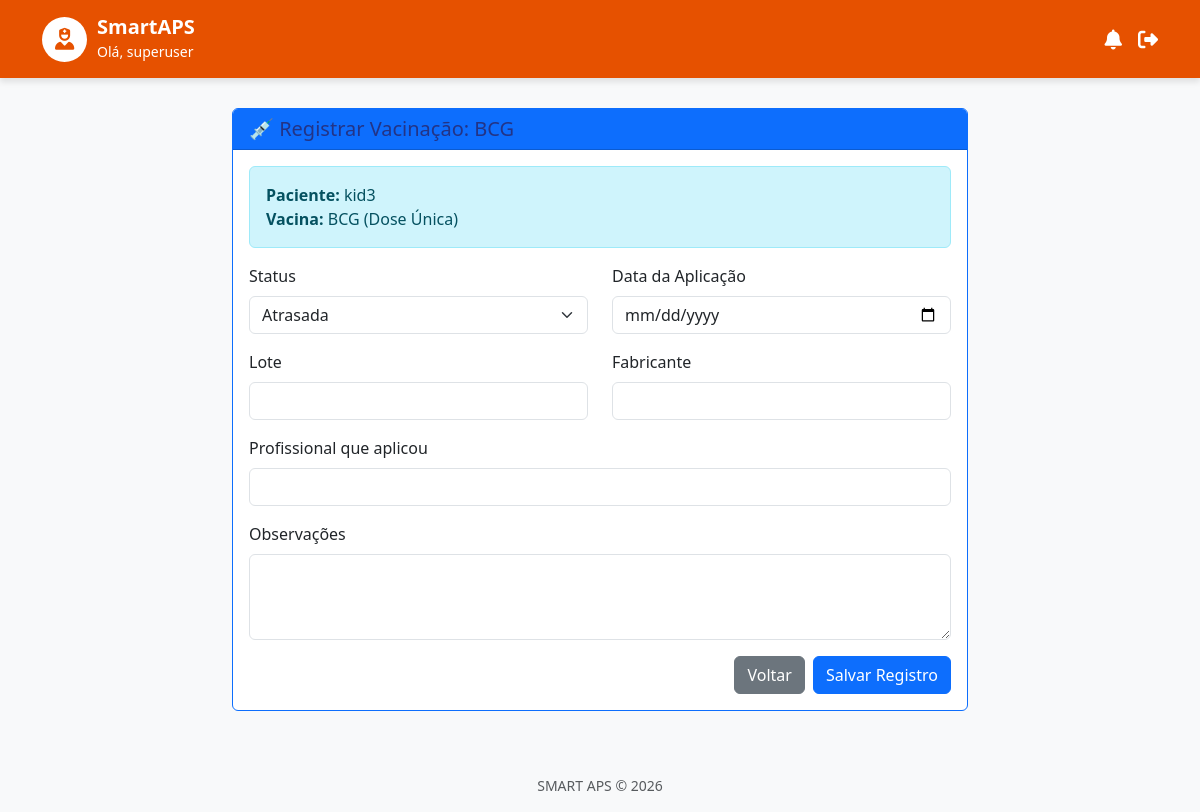
Page /vacina/34/editar/ (signed in) on the committed database.
### core/models.py (models this page shows, shortened)
class UsuarioACS(AbstractUser):
    cnes_unidade = models.CharField("CNES da Unidade", max_length=20, blank=True)
    class Meta:
        verbose_name = "Agente Comunitário de Saúde"
        verbose_name_plural = "Agentes Comunitários de Saúde"

class RegistroVacina(models.Model):
    STATUS_CHOICES = [
        ('PENDENTE', 'Em Aberto'),
        ('ATRASADA', 'Atrasada'), # Isso pode ser calculado dinamicamente também
        ('APLICADA', 'Aplicada'),
    ]
    VIA_CHOICES = [
        ('INTRAMUSCULAR', 'Intramuscular'),
        ('SUBCUTANEA', 'Subcutânea'),
        ('ORAL', 'Oral'),
        ('INTRADERMICA', 'Intradérmica'),
    ]
    crianca = models.ForeignKey(Crianca, on_delete=models.CASCADE, related_name='registros')
    vacina = models.ForeignKey(Vacina, on_delete=models.CASCADE)
    status = models.CharField(max_length=20, choices=STATUS_CHOICES, default='PENDENTE')
    dose = models.CharField(max_length=50) # Ex: 1ª Dose, Reforço
    lote = models.CharField(max_length=50, blank=True)
    fabricante = models.CharField(max_length=100, blank=True)
    observacoes = models.TextField(blank=True, null=True)
    profissional_aplicou = models.CharField(max_length=100, blank=True)
    data_aplicacao = models.DateField(blank=True, null=True)
    via_administracao = models.CharField(max_length=30, choices=VIA_CHOICES, blank=True)
    local_aplicacao = models.CharField(max_length=100, blank=True) # Ex: Deltoide direito
    estrategia = models.CharField(max_length=100, default="Rotina") # Rotina ou Campanha

class Vacina(models.Model):
    nome = models.CharField(max_length=100) # Ex: BCG, Pentavalente
    descricao_doenca = models.CharField("Previne que doença", max_length=200)
    idade_alvo_meses = models.IntegerField("Idade Alvo (meses)", help_text="0 para ao nascer")
    dose_padrao = models.CharField("Dose Padrão", max_length=50, default="Dose Única")
    class Meta:
        ordering = ['idade_alvo_meses', 'nome'] # Garante a ordem do calendário

class Crianca(models.Model):
    SEXO_CHOICES = [
        ('M', 'Masculino'),
        ('F', 'Feminino'),
    ]
    nome = models.CharField(max_length=200)
    data_nascimento = models.DateField()
    cpf = models.CharField("CPF", max_length=14, unique=True) # Sugestão: usar lib django-localflavor-br depois
    cns = models.CharField("CNS", max_length=15, unique=True)
    localidade = models.CharField(max_length=100)
    nome_mae = models.CharField("Nome da Mãe", max_length=200)
    sexo = models.CharField(max_length=1, choices=SEXO_CHOICES)
    criado_em = models.DateTimeField(auto_now_add=True)
    cadastrado_por = models.ForeignKey(UsuarioACS, on_delete=models.SET_NULL, null=True)

### core/views.py (the view)
# urls.py: path('vacina/<int:registro_id>/editar/', views.editar_registro, name='editar_registro'),
@never_cache
@login_required
def editar_registro(request, registro_id):
    registro = get_object_or_404(RegistroVacina, pk=registro_id)
    if request.method == 'POST':
        form = RegistroVacinaForm(request.POST, instance=registro)
        if form.is_valid():
            form.save()
            return redirect('cartao_vacina', crianca_id=registro.crianca.id)
    else:
        form = RegistroVacinaForm(instance=registro)
    return render(request, 'registro_form.html', {'form': form, 'registro': registro})

### core/forms.py
class RegistroVacinaForm(forms.ModelForm):
    class Meta:
        model = RegistroVacina
        fields = ['status', 'data_aplicacao', 'lote', 'fabricante', 'profissional_aplicou', 'observacoes']
        widgets = {
            'data_aplicacao': forms.DateInput(attrs={'type': 'date', 'class': 'form-control'}),
            'status': forms.Select(attrs={'class': 'form-select'}),
            'lote': forms.TextInput(attrs={'class': 'form-control'}),
            'fabricante': forms.TextInput(attrs={'class': 'form-control'}),
            'profissional_aplicou': forms.TextInput(attrs={'class': 'form-control'}),
            'observacoes': forms.Textarea(attrs={'class': 'form-control', 'rows': 3}),
        }

### core/templates/registro_form.html (shortened to what this page needs)
{% extends 'base.html' %}
{% block content %}
<div class="row justify-content-center">
    <div class="col-md-8">
        <div class="card border-primary">
            <div class="card-header bg-primary text-white">
                <h5 class="mb-0">
                    💉 Registrar Vacinação: {{ registro.vacina.nome }}
                </h5>
            </div>
            <div class="card-body">
                <div class="alert alert-info">
                    <strong>Paciente:</strong> {{ registro.crianca.nome }} <br>
                    <strong>Vacina:</strong> {{ registro.vacina.nome }} ({{ registro.vacina.dose_padrao }})
                </div>
                <form method="post">
                    <div class="row">
                        <div class="col-md-6 mb-3">
                            <label class="form-label">Status</label>
                            {{ form.status }}
                        </div>
                        <div class="col-md-6 mb-3">
                            <label class="form-label">Data da Aplicação</label>
                            {{ form.data_aplicacao }}
                        </div>
                    </div>
                    <div class="row">
                        <div class="col-md-6 mb-3">
                            <label class="form-label">Lote</label>
                            {{ form.lote }}
                        </div>
                        <div class="col-md-6 mb-3">
                            <label class="form-label">Fabricante</label>
                            {{ form.fabricante }}
                        </div>
                    </div>
                    <div class="mb-3">
                        <label class="form-label">Profissional que aplicou</label>
                        {{ form.profissional_aplicou }}
                    </div>
                    <div class="mb-3">
                        <label class="form-label">Observações</label>
                        {{ form.observacoes }}
                    </div>
                    <div class="d-flex justify-content-end gap-2">
                        <a href="{% url 'cartao_vacina' registro.crianca.id %}" class="btn btn-secondary">Voltar</a>
                        <button type="submit" class="btn btn-primary">Salvar Registro</button>
                    </div>
                </form>
            </div>
        </div>
    </div>
</div>
{% endblock %}

### core/templates/base.html (shortened to what this page needs)
<!DOCTYPE html>
<html lang="pt-br">
<head>
    <link href="https://cdn.jsdelivr.net/npm/bootstrap@5.3.0/dist/css/bootstrap.min.css" rel="stylesheet">
    <link href="https://cdnjs.cloudflare.com/ajax/libs/font-awesome/6.4.0/css/all.min.css" rel="stylesheet">
</head>
<body>
    <div class="header-custom">
        <div class="container d-flex justify-content-between align-items-center">
            <div class="d-flex align-items-center">
                <div class="user-avatar">
                    <i class="fa-solid fa-user-nurse"></i>
                </div>
                <div>
                    <h5 class="m-0 fw-bold text-white" style="color: white !important;">SmartAPS</h5>
                    <small>Olá, {{ user.username|default:"ACS" }}</small>
                </div>
            </div>
            <div class="d-flex gap-3 align-items-center">
                <i class="fa-solid fa-bell fa-lg" style="cursor: pointer;"></i>
                {% if user.is_authenticated %}
                <form method="post" action="{% url 'logout' %}" class="d-inline m-0 p-0">
                    <button type="submit" class="btn p-0 border-0 bg-transparent text-white" title="Sair">
                        <i class="fa-solid fa-right-from-bracket fa-lg"></i>
                    </button>
                </form>
                {% endif %}
            </div>
        </div>
    </div>
    <div class="container flex-grow-1 mb-5">
        {% block content %}{% endblock %}
    </div>
    <footer class="text-center py-3 text-muted small mt-auto">
        SMART APS &copy; {% now "Y" %}
    </footer>
</body>
</html>

### core/templates/base.html (style rules this page uses)
:root { --primary-color: #E65100; --primary-hover: #BF360C; --secondary-blue: #233486; --bg-color: #F8F9FA; --status-atrasada-bg: #FFEBEE; --status-atrasada-text: #D32F2F; --status-atrasada-border: #EF5350; --status-aplicada-bg: #E8F5E9; --status-aplicada-text: #2E7D32; --status-aplicada-border: #66BB6A; --status-pendente-bg: #F5F5F5; --status-pendente-text: #616161; --status-pendente-border: #BDBDBD; }
body { background-color: var(--bg-color); font-family: 'Segoe UI', Tahoma, Geneva, Verdana, sans-serif; min-height: 100vh; display: flex; flex-direction: column; }
.header-custom { background-color: var(--primary-color); color: white; padding: 15px 0; box-shadow: 0 4px 6px rgba(0,0,0,0.1); margin-bottom: 30px; }
.user-avatar { background-color: white; color: var(--primary-color); border: 2px solid rgba(255,255,255,0.8); width: 45px; height: 45px; border-radius: 50%; display: inline-flex; align-items: center; justify-content: center; font-size: 22px; margin-right: 10px; }
h1, h2, h3, h4, h5, .text-primary { color: var(--secondary-blue) !important; }

### rows in the picture
UsuarioACS: username "superuser"
RegistroVacina: vacina.nome "BCG", crianca.nome "kid3", vacina.dose_padrao "Dose Única", status "Atrasada"
